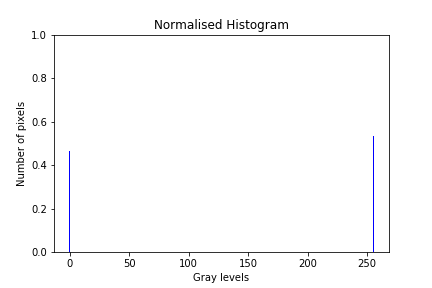

This chart was generated by the following Python code:
#Author : Dhaval Harish Sharma
#Red ID : 824654344
#Assignment 2, Question 5
#Finding the normalized histogram after applying bit-plane slicing

#Importing the required libraries
import matplotlib.pyplot as plt
import numpy as np

#Initialising the image attributes
in_img = []
height = 206
width = 206
x = 0
x_count = 0

#Initializing the image
for i in range(height):
    in_img.append([])
    for j in range(width):
        if(0 <= x and x <= 100) or (200 <= x and x < 256):
            if(x_count == 206):
                x = x + 1
                x_count = 0
            in_img[i].append(x)
            x_count = x_count + 1
        else:
            if(x_count == 103):
                x = x + 1
                x_count = 0
            in_img[i].append(x)
            x_count = x_count + 1

#Making the image a numpy array
in_img = np.array(in_img)

#Bit plane slicing
for i in range(height):
    for j in range(width):
        if (in_img[i][j] & 64) != 0:
            in_img[i][j] = 255
        else:
            in_img[i][j] = 0

#Initializing histogram array
hist_arr = []
for i in range(256):
    hist_arr.append(0)

#Getting the values for histogram array
for i in range(height):
    for j in range(width):
        hist_arr[in_img[i][j]] = hist_arr[in_img[i][j]] + 1

#Normalizing the histogram array        
for i in range(256):
    hist_arr[i] = hist_arr[i] / (206 * 206)
        
#Plotting the histogram      
gray_levels = np.arange(256)
plt.bar(gray_levels, hist_arr, align = 'center', color = 'blue')
plt.ylim(0, 1)
plt.xlabel('Gray levels')
plt.ylabel('Number of pixels')
plt.title('Normalised Histogram')

#Saving the histogram
plt.savefig('Question5')